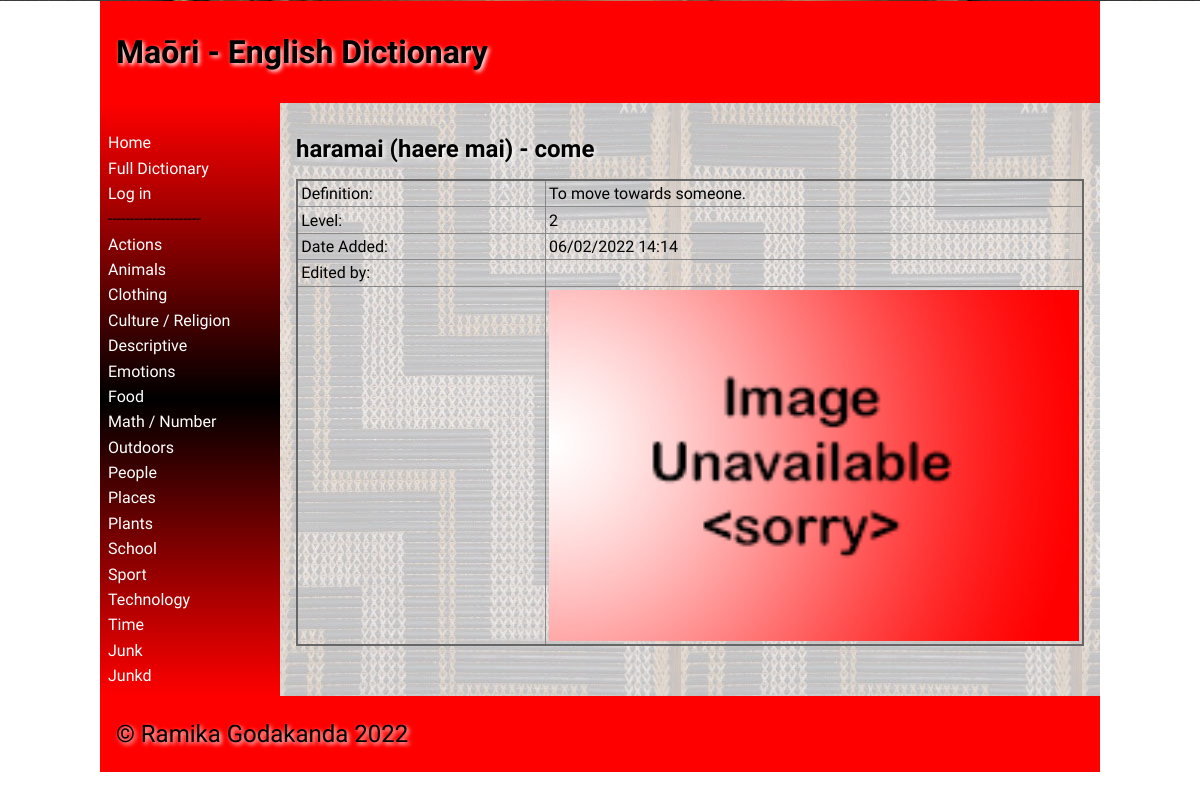
Before: /word/303 with the older database file.
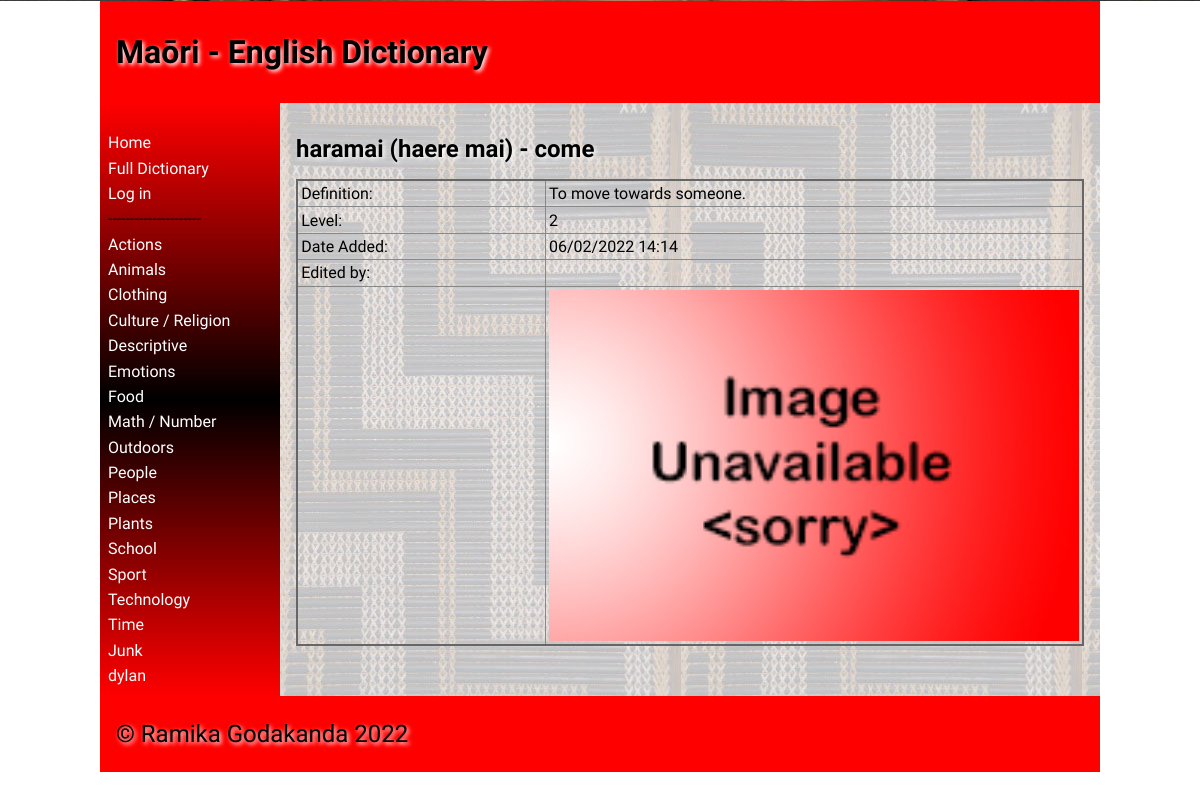
After: the same page with the newer database file.
### tables this page shows
CREATE TABLE "categories" (
	id integer PRIMARY KEY AUTOINCREMENT,
	category_names varchar
, user_created boolean);

### app.py (the view)
@app.route('/word/<word_id>')
def render_word(word_id):
    con = create_connection(DB_NAME)
    cur = con.cursor()
    query = "SELECT * FROM words WHERE id = ?"
    cur.execute(query, (word_id,))
    queried_data = cur.fetchall()
    author = queried_data[0][1]
    print(queried_data)
    print(author)
    cur = con.cursor()
    query = "SELECT * FROM user_details WHERE id=?"
    cur.execute(query, (author,))
    user_list = cur.fetchall()
    con.close()
    return render_template('word.html', logged_in=is_logged_in(), category_list=category_list(),
                           word_data=queried_data, teacher_perms=is_teacher(), users=user_list)

### app.py (called while the page is built)
def create_connection(db_file):
    try:
        connection = sqlite3.connect(db_file)
        connection.execute('pragma foreign_keys=ON')
        return connection
    except Error as e:
        print(e)
    return None

def is_logged_in():
    if session.get("email") is None:
        print("Not logged in")
        return False
    else:
        print("Logged in")
        return True

def is_teacher():
    if not is_logged_in() or (session.get("teacher") is (None or 0)):
        print("Not teacher logged in")
        return False
    else:
        print("Teacher logged in")
        return True

def category_list():
    con = create_connection(DB_NAME)
    cur = con.cursor()
    query = "SELECT * FROM categories"
    cur.execute(query)
    queried_categories = cur.fetchall()
    con.close()
    return queried_categories

### templates/word.html (shortened to what this page needs)
{% extends 'base.html' %}
{% block main %}
<h2>{{ word_data[0][3] }} - {{ word_data[0][4] }}</h2>
    <table>
        <thead>
            <tr>
                <td>Definition:</td>
                <td>{{ word_data[0][5] }}</td>
            </tr>
            <tr>
                <td>Level:</td>
                <td>{{ word_data[0][6] }}</td>
            </tr>
            <tr>
                <td>Date Added:</td>
                <td>{{ word_data[0][7] }}</td>
            </tr>
            <tr>
                <td>Edited by:</td>
                <td></td>
            </tr>
            <tr>
                <td></td>
                <td colspan=“2”><img class = "max"; src="/static/images/{{ word_data[0][8] }}"></td>
            </tr>
        </thead>
    </table>
{% endblock %}

### templates/base.html (shortened to what this page needs)
<!doctype html>
<html lang="en">
<head>
    <link href="{{ url_for('static', filename='css/style.css') }}" rel="stylesheet">
</head>
<body>
<div id="container">
    <header>
        <h1>Maōri - English Dictionary</h1>
    </header>
    <nav>
        <ul>
            <li><a href="\">Home</a></li>
            <li><a href="/full_dictionary">Full Dictionary</a></li>
            {% if logged_in %}
                {% if teacher_perms %}
                    <li><a href="/add_category">Add Category</a></li>
                    <li><a href="/add_word">Add Word</a></li>
                {% endif %}
                <a href="/logout">Log out</a>
            {% else %}
                <li><a href="/login">Log in</a></li>
            {% endif %}
        <li>---------------------</li>
            {% for category in category_list %}
            <li><a href="/category/{{ category[0] }}">{{ category[1] }}</a></li>
            {% endfor %}
        </ul>
    </nav>
    <main>
        {% block main%}{% endblock %}
    </main>
    <footer>
        <p>
            &copy; Ramika Godakanda 2022
        </p>
    </footer>
</div>
</body>
</html>

Changed rows visible on the page:
removed categories: category_names "Junkd"
added categories: category_names "dylan"
